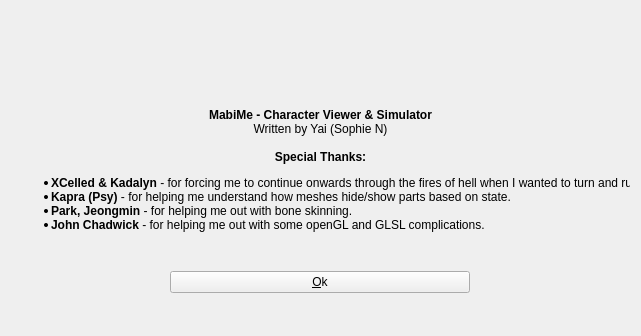
<?xml version="1.0" encoding="UTF-8"?>
<ui version="4.0">
 <class>AboutWindow</class>
 <widget class="QWidget" name="AboutWindow">
  <property name="geometry">
   <rect>
    <x>0</x>
    <y>0</y>
    <width>641</width>
    <height>336</height>
   </rect>
  </property>
  <property name="minimumSize">
   <size>
    <width>641</width>
    <height>336</height>
   </size>
  </property>
  <property name="maximumSize">
   <size>
    <width>641</width>
    <height>336</height>
   </size>
  </property>
  <property name="windowTitle">
   <string>MabiMe - About</string>
  </property>
  <layout class="QVBoxLayout" name="verticalLayout">
   <item>
    <widget class="QLabel" name="l_logo">
     <property name="maximumSize">
      <size>
       <width>16777215</width>
       <height>133</height>
      </size>
     </property>
     <property name="text">
      <string/>
     </property>
     <property name="pixmap">
      <pixmap resource="images.qrc">:/images/Images/full-logo.png</pixmap>
     </property>
     <property name="alignment">
      <set>Qt::AlignCenter</set>
     </property>
    </widget>
   </item>
   <item>
    <widget class="QLabel" name="l_title">
     <property name="minimumSize">
      <size>
       <width>0</width>
       <height>0</height>
      </size>
     </property>
     <property name="maximumSize">
      <size>
       <width>16777215</width>
       <height>40</height>
      </size>
     </property>
     <property name="text">
      <string>&lt;center&gt;&lt;b&gt;MabiMe - Character Viewer &amp; Simulator&lt;/b&gt;&lt;br /&gt;
Written by Yai (Sophie N)&lt;/center&gt;</string>
     </property>
    </widget>
   </item>
   <item>
    <widget class="QLabel" name="l_credits">
     <property name="text">
      <string>&lt;center&gt;&lt;b&gt;Special Thanks:&lt;/b&gt;&lt;/center&gt;
&lt;ul&gt;
&lt;li&gt;&lt;b&gt;XCelled &amp; Kadalyn&lt;/b&gt; - for forcing me to continue onwards through the fires of hell when I wanted to turn and run.&lt;/li&gt;
&lt;li&gt;&lt;b&gt;Kapra (Psy)&lt;/b&gt; - for helping me understand how meshes hide/show parts based on state.&lt;/li&gt;
&lt;li&gt;&lt;b&gt;Park, Jeongmin&lt;/b&gt; - for helping me out with bone skinning.&lt;/li&gt;
&lt;li&gt;&lt;b&gt;John Chadwick&lt;/b&gt; - for helping me out with some openGL and GLSL complications.
&lt;/ul&gt;</string>
     </property>
    </widget>
   </item>
   <item>
    <widget class="QWidget" name="w_ok" native="true">
     <layout class="QHBoxLayout" name="horizontalLayout">
      <item>
       <widget class="QPushButton" name="b_ok">
        <property name="maximumSize">
         <size>
          <width>300</width>
          <height>16777215</height>
         </size>
        </property>
        <property name="text">
         <string>&amp;Ok</string>
        </property>
       </widget>
      </item>
     </layout>
    </widget>
   </item>
  </layout>
 </widget>
 <resources>
  <include location="images.qrc"/>
 </resources>
 <connections/>
</ui>
